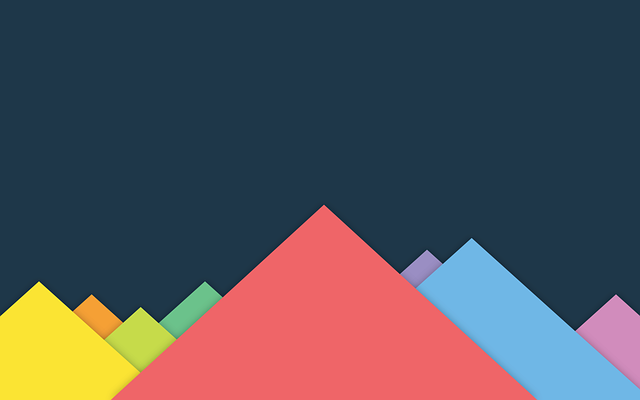
#> input picture tests/cv2-resize-image-original.png, 640 x 400 px
$ python colors.py tests/cv2-resize-image-original.png
#> lines starting #> are read from the running program, lines starting #| are printed output that depends on the picture
#!/usr/bin/env python3

""" This module computes and shows each color channel (red/green/blue)
using the matploblib and pillow.
"""

import matplotlib.pyplot as plt
import numpy

def show_rgb_channel(img):
    """ Shows a grid of eight images for each bit in the pixels """

    figure, subplots = plt.subplots(1, 3)

    figure.suptitle("Color Channels")

    channels = {c: numpy.zeros(img.shape, dtype=int) for c in ["red", "green", "blue"]}

    for index, (name, channel) in enumerate(channels.items()):
        channel[:, :, index] = img[:, :, index]
        subplots[index].imshow(channel)
        subplots[index].set_title(name)

    figure.subplots_adjust(hspace=0.5)
    plt.show()

def read_image(filename):
    """ Reads an image from a file into an array.

    The matplotlib function (https://matplotlib.org/3.1.1/_modules/matplotlib/image.html#imread)
    is not used here since floats for pixel values (used when opening a PNG file) are annoying.
    """
#> called with filename = 'tests/cv2-resize-image-original.png'

    from PIL import Image
    from matplotlib.image import pil_to_array

    with Image.open(filename) as image:
#> image is the input picture: PIL image 640x400 RGB; mean R, G, B 83.7, 81.5, 88.4
        return pil_to_array(image)

def main():
    """ Usage:

    $ ./this.py <filename>
    """

    from sys import argv

    try:
        filename = argv[1]
    except IndexError:
        print("Usage:", argv[0], "<filename>")
        return

    img = read_image(filename)
    show_rgb_channel(img)
#> in show_rgb_channel, `plt.show()`:
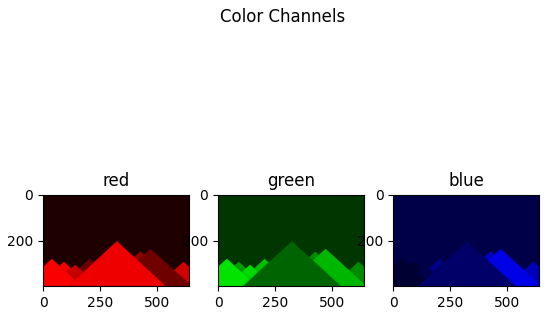
#> figure drawn by matplotlib, 3 panels

if __name__ == "__main__":
    main()
